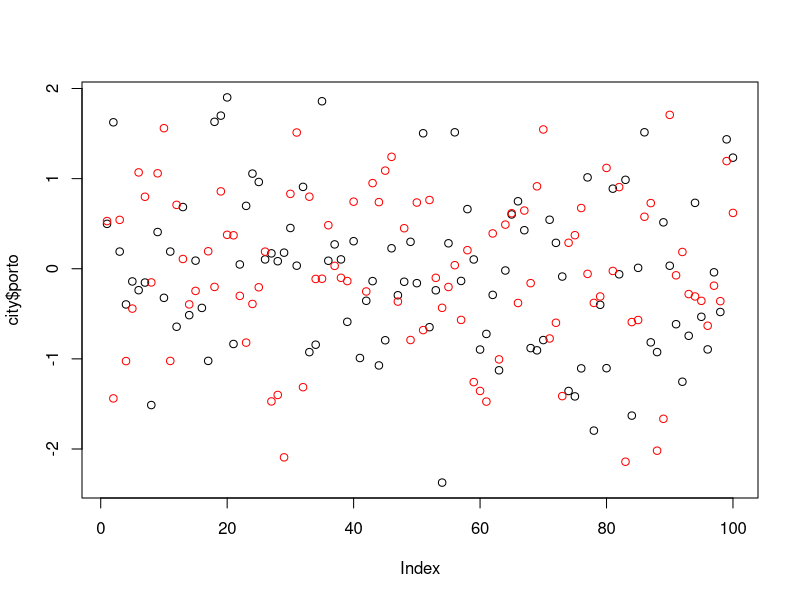
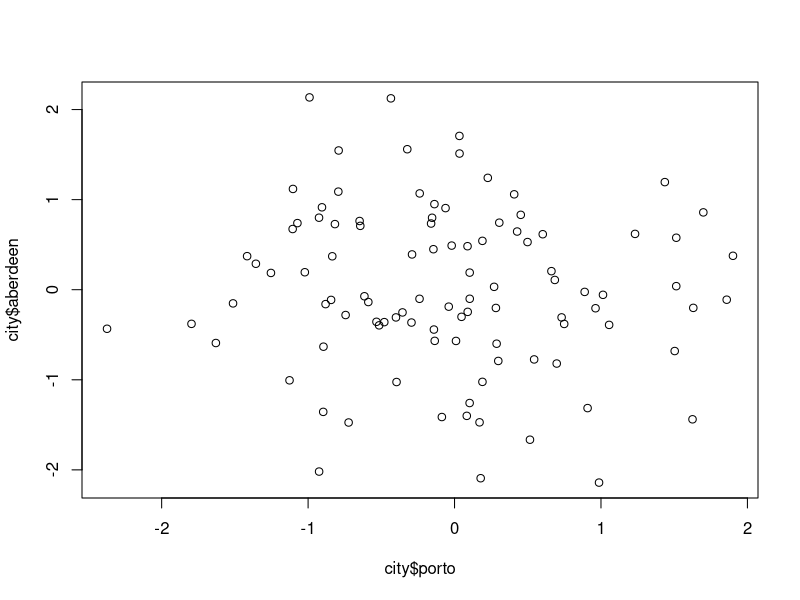
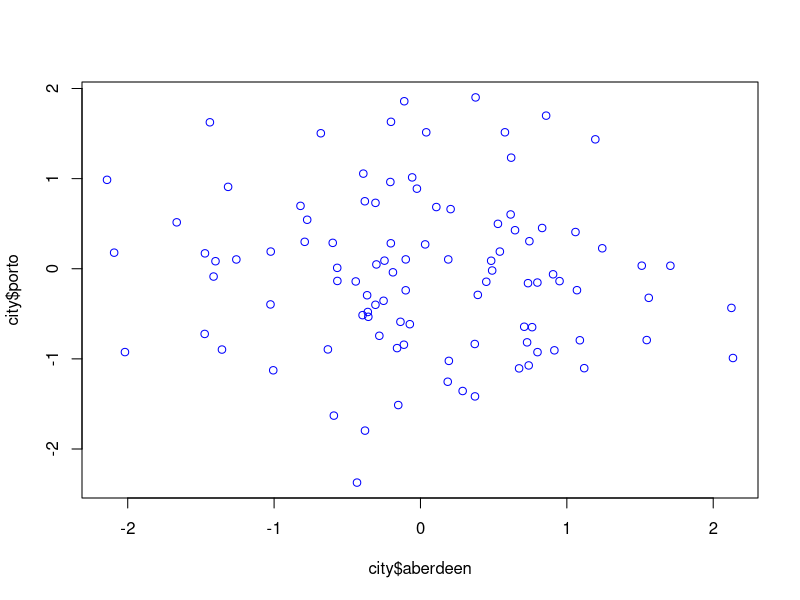
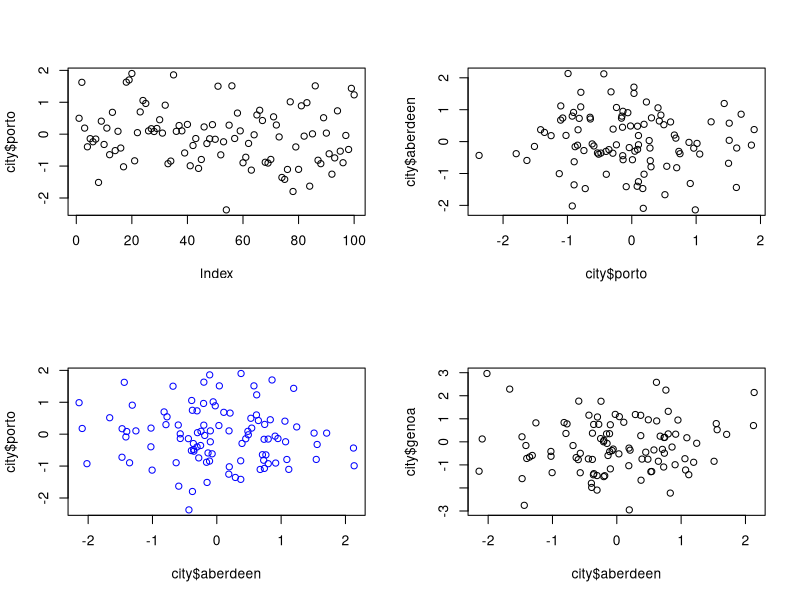
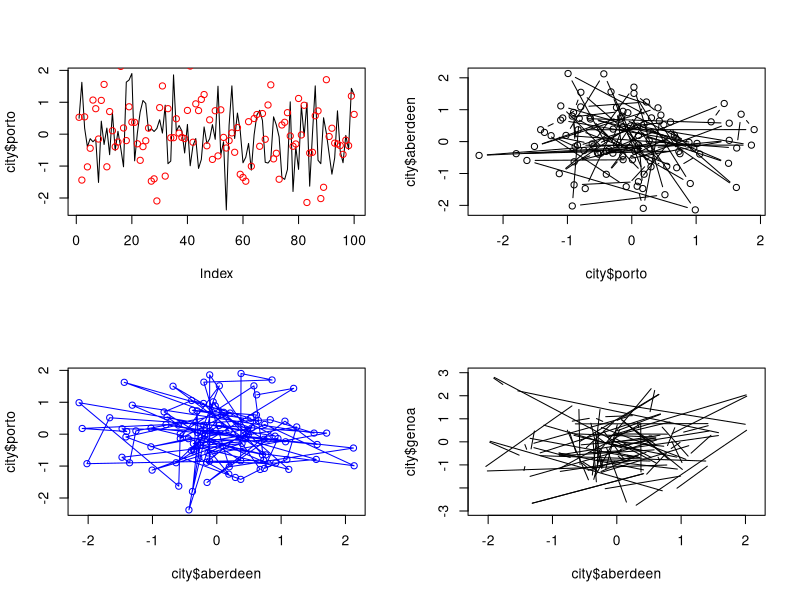
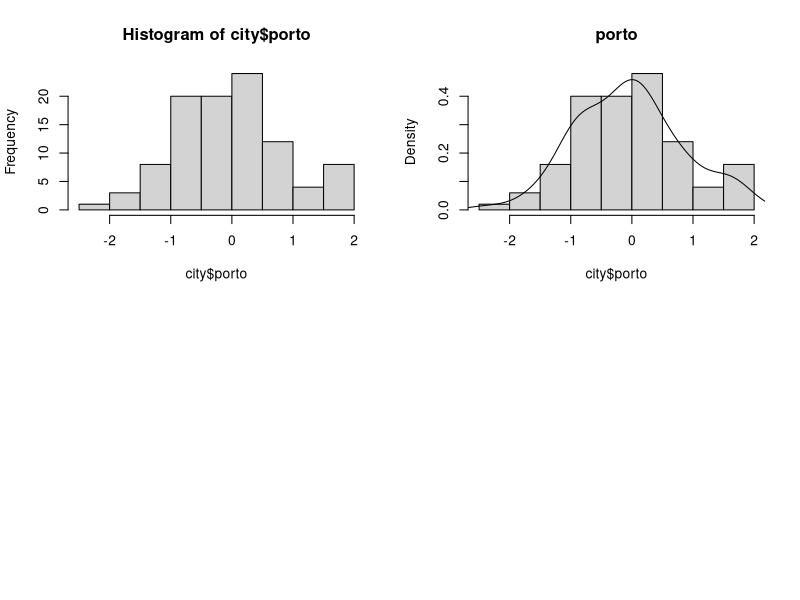
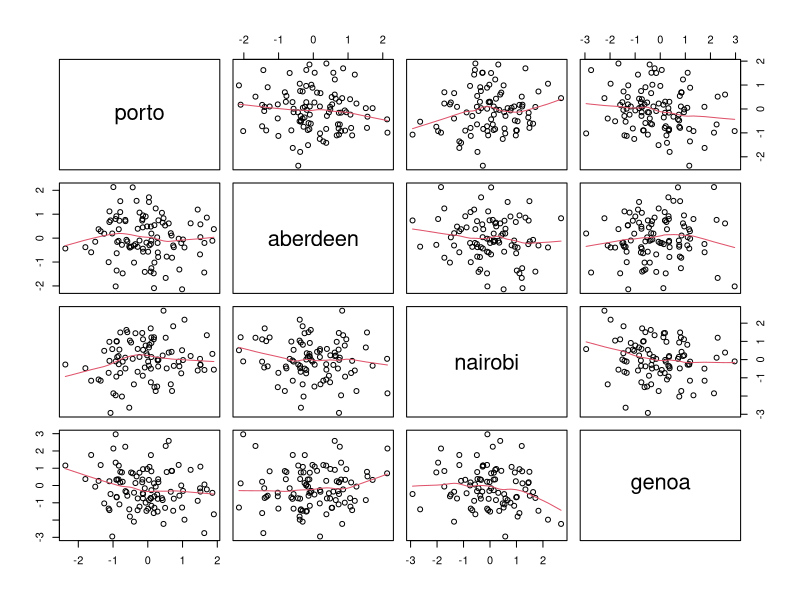

Write R code to recreate these figures, in order. (Note: this script raises an error after producing the figures.)
## ---- chunk 1

city <- data.frame(
  porto = rnorm(100),
  aberdeen = rnorm(100),
  nairobi = c(rep(NA, 10), rnorm(90)),
  genoa = rnorm(100)
)

porto_aberdeen <- city$porto * city$aberdeen
multiply_columns <- function(x, y) {
  return(x * y)
}
porto_aberdeen_func <- multiply_columns(x = city$porto, y = city$aberdeen)
porto_aberdeen_func

identical(porto_aberdeen, porto_aberdeen_func)


## ---- chunk 2


plot(city$porto)
points(city$aberdeen, col = 'red')
plot(city$porto, city$aberdeen)
plot(city$porto ~ city$aberdeen, col='blue')

## ---- chunk 3
par(mfrow = c(2,2))
plot(city$porto)
plot(city$porto, city$aberdeen)
plot(city$porto ~ city$aberdeen, col='blue')
plot(city$aberdeen, city$genoa)
## ---- chunk 4
par(mfrow = c(2, 2))
plot(city$porto, type = "l")
points(city$aberdeen, col = 'red')
plot(city$porto, city$aberdeen,  type = "b")
plot(city$porto ~ city$aberdeen, col='blue', type = "o")
plot(city$aberdeen, city$genoa, type = "c")

## ---- chunk 5
hist(city$porto)
## ---- chunk 6
dens <- density(city$porto)
hist(city$porto, main = "porto",
      freq = FALSE)
lines(dens)
## ---- chunk 7
pairs(city[, c("porto", "aberdeen", "nairobi", "genoa")], panel = panel.smooth)
pairs(city[, c("porto", "aberdeen", "nairobi", "genoa")], upper.panel = panel.smooth, lower.panel = panel.cor, diag.panel = panel.hist)
## ---- chunk 8
coplot(porto ~ genoa|aberdeen, data = city)
## ---- chunk 9
png("plot.png")
coplot(porto ~ genoa|aberdeen, data = city)
## ---- chunk 10
knitr::opts_chunk$set(fig.width = 7, fig.height = 5)

## ---- chunk 11

plot(city$porto)

## ---- chunk 12


library(tidyverse)
library(palmerpenguins)


data("penguins")
# dim(penguins)

head(penguins)
ggplot(penguins, aes(x = body_mass_g, y = bill_length_mm, color = species)) + geom_point() + facet_wrap(~ species) 

## ---- chunk 13
head(penguins)
## ---- chunk 14

boxplot(flipper_length_mm ~ species, data = penguins)

## ---- chunk 15

ggplot(penguins, aes(x = bill_length_mm, y = flipper_length_mm)) + geom_violin()
